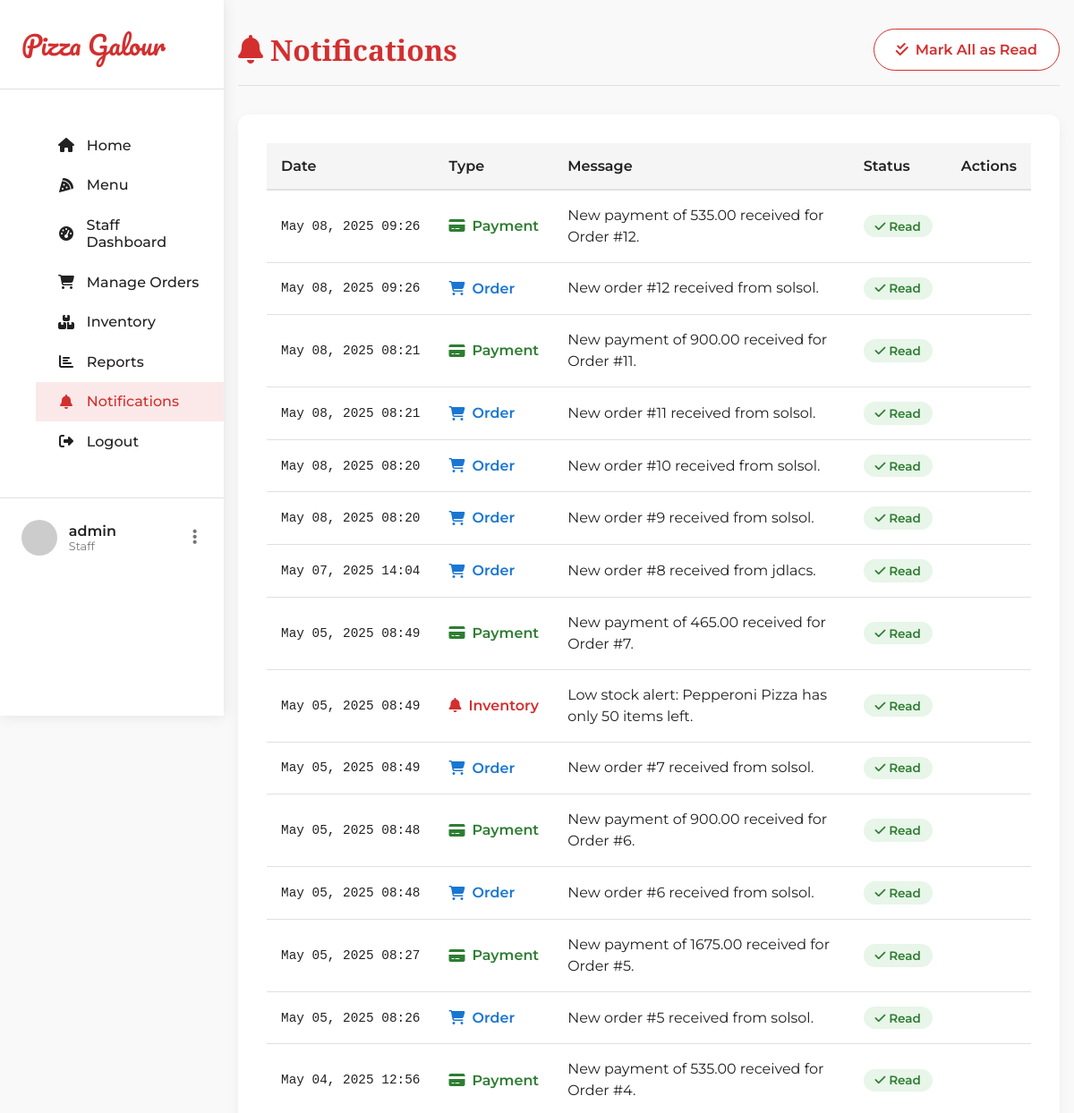
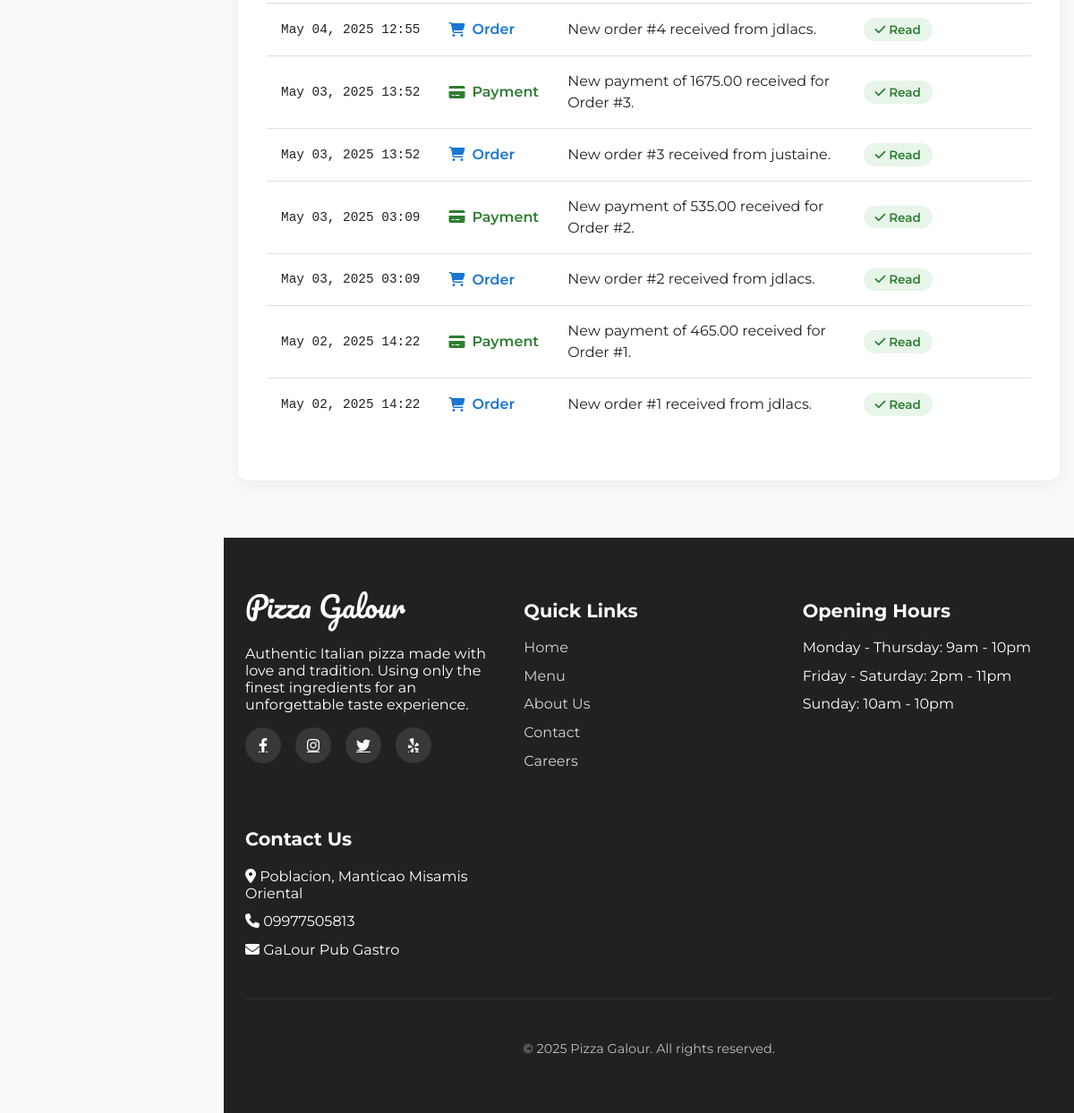
The app's page /notifications/ (signed in) with its own data (2 pictures, top to bottom).
### notifications/models.py (models this page shows, shortened)
class Notification(models.Model):
    NOTIFICATION_TYPES = (
        ('order', 'Order'),
        ('payment', 'Payment'),
        ('inventory', 'Inventory'),
        ('system', 'System'),
    )
    user = models.ForeignKey(
        User,
        on_delete=models.CASCADE,
        related_name='notifications'
    )
    message = models.TextField()
    notification_type = models.CharField(
        max_length=20,
        choices=NOTIFICATION_TYPES,
        default='system'
    )
    is_read = models.BooleanField(default=False)
    created_at = models.DateTimeField(auto_now_add=True)
    class Meta:
        ordering = ['-created_at']

### notifications/views.py (the view)
# urls.py: path('', views.notification_list, name='notification_list'),
@login_required
def notification_list(request):
    notifications = Notification.objects.filter(user=request.user).order_by('-created_at')
    return render(request, 'notifications/notification_list.html', {'notifications': notifications})

### notifications/context_processors.py (called while the page is built)
def notifications(request):
    notifications_list = []
    if request.user.is_authenticated:
        from notifications.models import Notification
        notifications_list = Notification.objects.filter(
            user=request.user,
            is_read=False
        ).order_by('-created_at')
    return {
        'notifications': notifications_list,
        'notification_count': len(notifications_list),
    }

### templates/notifications/notification_list.html (shortened to what this page needs)
{% extends 'base.html' %}
{% block content %}
<div class="notification-container">
    <div class="notification-header">
        <h1 class="notification-title">
            <i class="fas fa-bell"></i> Notifications
        </h1>
        <div>
            {% if notifications %}
                <a href="{% url 'mark_all_notifications_as_read' %}" class="btn-mark-all">
                    <i class="fas fa-check-double"></i> Mark All as Read
                </a>
            {% endif %}
        </div>
    </div>
    <div class="notification-card">
        {% if notifications %}
            <table class="notification-table">
                <thead>
                    <tr>
                        <th>Date</th>
                        <th>Type</th>
                        <th>Message</th>
                        <th>Status</th>
                        <th>Actions</th>
                    </tr>
                </thead>
                <tbody>
                    {% for notification in notifications %}
                        <tr class="{% if not notification.is_read %}notification-unread{% endif %}">
                            <td class="notification-date">{{ notification.created_at|date:"M d, Y H:i" }}</td>
                            <td>
                                <span class="notification-type {% if 'order' in notification.notification_type %}notification-type-order{% elif 'payment' in notification.notification_type %}notification-type-payment{% else %}notification-type-system{% endif %}">
                                    {% if 'order' in notification.notification_type %}
                                        <i class="fas fa-shopping-cart"></i>
                                    {% elif 'payment' in notification.notification_type %}
                                        <i class="fas fa-credit-card"></i>
                                    {% else %}
                                        <i class="fas fa-bell"></i>
                                    {% endif %}
                                    {{ notification.get_notification_type_display }}
                                </span>
                            </td>
                            <td class="notification-message">{{ notification.message }}</td>
                            <td>
                                <span class="notification-status {% if notification.is_read %}status-read{% else %}status-unread{% endif %}">
                                    {% if notification.is_read %}
                                        <i class="fas fa-check"></i> Read
                                    {% else %}
                                        <i class="fas fa-circle"></i> Unread
                                    {% endif %}
                                </span>
                            </td>
                            <td>
                            </td>
                        </tr>
                    {% endfor %}
                </tbody>
            </table>
        {% endif %}
    </div>
</div>
{% endblock %}

### templates/base.html (shortened to what this page needs)
<!DOCTYPE html>
<html lang="en">
<head>
    <link rel="stylesheet" href="https://cdnjs.cloudflare.com/ajax/libs/font-awesome/6.4.0/css/all.min.css">
</head>
<body>
    <div class="page-wrapper">
        <aside class="sidebar">
            <div class="sidebar-header">
                <a href="{% url 'home' %}" class="sidebar-logo">Pizza Galour</a>
            </div>
            <nav class="sidebar-nav">
                <ul>
                    <li class="nav-item">
                        <a href="/" class="nav-link {% if request.path == '/' %}active{% endif %}">
                            <i class="fas fa-home"></i> Home
                        </a>
                    </li>
                    <li class="nav-item">
                        <a href="{% url 'menu' %}" class="nav-link {% if 'menu' in request.path %}active{% endif %}">
                            <i class="fas fa-pizza-slice"></i> Menu
                        </a>
                    </li>
                    {% if user.is_authenticated %}
                        {% if user.is_staff %}
                            <li class="nav-item">
                                <a href="{% url 'dashboard' %}" class="nav-link {% if 'dashboard' in request.path %}active{% endif %}">
                                    <i class="fas fa-tachometer-alt"></i> Staff Dashboard
                                </a>
                            </li>
                            <li class="nav-item">
                                <a href="{% url 'order_list' %}" class="nav-link {% if 'orders' in request.path %}active{% endif %}">
                                    <i class="fas fa-shopping-cart"></i> Manage Orders
                                </a>
                            </li>
                            <li class="nav-item">
                                <a href="{% url 'inventory_list' %}" class="nav-link {% if 'inventory' in request.path %}active{% endif %}">
                                    <i class="fas fa-boxes"></i> Inventory
                                </a>
                            </li>
                            <li class="nav-item">
                                <a href="{% url 'report_list' %}" class="nav-link {% if 'reports' in request.path %}active{% endif %}">
                                    <i class="fas fa-chart-bar"></i> Reports
                                </a>
                            </li>
                            <li class="nav-item">
                                <a href="{% url 'notification_list' %}" class="nav-link {% if 'notifications' in request.path %}active{% endif %}">
                                    <i class="fas fa-bell"></i> Notifications
                                </a>
                            </li>
                        {% endif %}
                        <li class="nav-item">
                            <a href="{% url 'logout' %}" class="nav-link">
                                <i class="fas fa-sign-out-alt"></i> Logout
                            </a>
                        </li>
                    {% endif %}
                </ul>
            </nav>
            {% if request.user.is_authenticated %}
            <div class="user-section">
                <img src="{{ request.user.profile.avatar.url|default:'https://ui-avatars.com/api/?name='|add:request.user.username }}" alt="{{ request.user.username }}" class="user-avatar">
                <div class="user-info">
                    <h4 class="user-name">{{ request.user.get_full_name|default:request.user.username }}</h4>
                    <p class="user-role">{% if request.user.is_staff %}Staff{% else %}Customer{% endif %}</p>
                </div>
                <button class="user-dropdown">
                    <i class="fas fa-ellipsis-v"></i>
                </button>
            </div>
            {% else %}
            <div class="user-section">
                <a href="{% url 'login' %}" class="btn btn-primary" style="width: 100%;">Login</a>
            </div>
            {% endif %}
        </aside>
        <div class="content-wrapper">
            <main>
                {% block content %}{% endblock %}
            </main>
            <footer class="main-footer">
                <div class="container">
                    <div class="footer-content">
                        <div class="footer-section">
                            <span class="footer-logo">Pizza Galour</span>
                            <p>Authentic Italian pizza made with love and tradition. Using only the finest ingredients for an unforgettable taste experience.</p>
                            <div class="footer-social">
                                <a href="#"><i class="fab fa-facebook-f"></i></a>
                                <a href="#"><i class="fab fa-instagram"></i></a>
                                <a href="#"><i class="fab fa-twitter"></i></a>
                                <a href="#"><i class="fab fa-yelp"></i></a>
                            </div>
                        </div>
                        <div class="footer-section">
                            <h3>Quick Links</h3>
                            <ul class="footer-links">
                                <li><a href="{% url 'home' %}">Home</a></li>
                                <li><a href="{% url 'menu' %}">Menu</a></li>
                                <li><a href="#">About Us</a></li>
                                <li><a href="#">Contact</a></li>
                                <li><a href="#">Careers</a></li>
                            </ul>
                        </div>
                        <div class="footer-section">
                            <h3>Opening Hours</h3>
                            <ul class="footer-links">
                                <li>Monday - Thursday: 9am - 10pm</li>
                                <li>Friday - Saturday: 2pm - 11pm</li>
                                <li>Sunday: 10am - 10pm</li>
                            </ul>
                        </div>
                        <div class="footer-section">
                            <h3>Contact Us</h3>
                            <ul class="footer-links">
                                <li><i class="fas fa-map-marker-alt"></i> Poblacion, Manticao Misamis Oriental</li>
                                <li><i class="fas fa-phone"></i> 09977505813</li>
                                <li><i class="fas fa-envelope"></i> GaLour Pub Gastro</li>
                            </ul>
                        </div>
                    </div>
                    <div class="footer-bottom">
                        <p>&copy; {% now "Y" %} Pizza Galour. All rights reserved.</p>
                    </div>
                </div>
            </footer>
        </div>
    </div>
</body>
</html>

### templates/base.html (style rules this page uses)
:root { --primary-color: #d32f2f; --primary-dark: #9a0007; --primary-light: #ff6659; --accent-color: #ffc107; --text-dark: #212121; --text-light: #ffffff; --text-muted: #757575; --background: #f9f9f9; --surface: #ffffff; --border: #e0e0e0; --success: #4caf50; --italian-green: #4caf50; --italian-white: #ffffff; --italian-red: #d32f2f; --card-shadow: 0 8px 24px rgba(0, 0, 0, 0.12); --section-padding: 5rem 0; --sidebar-width: 250px; }
body { font-family: 'Montserrat', sans-serif; margin: 0; padding: 0; overflow-x: hidden; background-color: var(--background); }
.page-wrapper { display: flex; min-height: 100vh; }
.sidebar { width: var(--sidebar-width); background-color: var(--surface); box-shadow: 0 0 15px rgba(0, 0, 0, 0.1); position: fixed; top: 0; left: 0; height: 100vh; z-index: 1000; transition: transform 0.3s ease; overflow-y: auto; }
.content-wrapper { flex: 1; margin-left: var(--sidebar-width); transition: margin-left 0.3s ease; }
.sidebar-header { padding: 1.5rem; border-bottom: 1px solid var(--border); display: flex; align-items: center; justify-content: space-between; }
.sidebar-logo { font-family: 'Pacifico', cursive; font-size: 1.8rem; color: var(--primary-color); text-decoration: none; }
.sidebar-nav { padding: 1.5rem 0; }
.nav-item { list-style: none; }
.nav-link { display: flex; align-items: center; padding: 0.8rem 1.5rem; color: var(--text-dark); text-decoration: none; transition: all 0.3s ease; font-weight: 500; }
.nav-link:hover, .nav-link.active { background-color: rgba(211, 47, 47, 0.1); color: var(--primary-color); }
.nav-link i { margin-right: 0.8rem; width: 20px; text-align: center; }
.user-section { padding: 1.5rem; border-top: 1px solid var(--border); display: flex; align-items: center; }
.user-avatar { width: 40px; height: 40px; border-radius: 50%; object-fit: cover; margin-right: 0.8rem; }
.user-info { flex: 1; }
.user-name { font-weight: 600; margin: 0; color: var(--text-dark); }
.user-role { font-size: 0.8rem; color: var(--text-muted); margin: 0; }
.user-dropdown { background: none; border: none; color: var(--text-muted); cursor: pointer; font-size: 1.2rem; }
.main-footer { background-color: var(--text-dark); color: var(--text-light); padding: 3rem 0; }
.footer-content { display: grid; grid-template-columns: repeat(auto-fit, minmax(250px, 1fr)); gap: 2rem; }
.footer-logo { font-family: 'Pacifico', cursive; font-size: 2rem; color: var(--text-light); margin-bottom: 1rem; display: block; }
.footer-section h3 { margin-bottom: 1.2rem; font-size: 1.3rem; }
.footer-links { list-style: none; padding: 0; margin: 0; }
.footer-links li { margin-bottom: 0.8rem; }
.footer-links a { color: var(--text-light); opacity: 0.8; text-decoration: none; transition: opacity 0.3s ease; }
.footer-social { display: flex; gap: 1rem; margin-top: 1rem; }
.footer-social a { display: flex; align-items: center; justify-content: center; width: 40px; height: 40px; background-color: rgba(255, 255, 255, 0.1); border-radius: 50%; color: var(--text-light); transition: all 0.3s ease; }
.footer-bottom { text-align: center; padding-top: 2rem; margin-top: 2rem; border-top: 1px solid rgba(255, 255, 255, 0.1); font-size: 0.9rem; opacity: 0.7; }
.container { max-width: 1200px; margin: 0 auto; padding: 0 1.5rem; }

### records on screen
Notification: created_at "May 08, 2025 09:26", notification_type "Payment", message "New payment of 535.00 received for Order #12.", is_read True (drawn)
Notification: created_at "May 08, 2025 09:26", notification_type "Order", message "New order #12 received from solsol.", is_read True (drawn)
Notification: created_at "May 08, 2025 08:21", notification_type "Payment", message "New payment of 900.00 received for Order #11.", is_read True (drawn)
Notification: created_at "May 08, 2025 08:21", notification_type "Order", message "New order #11 received from solsol.", is_read True (drawn)
Notification: created_at "May 08, 2025 08:20", notification_type "Order", message "New order #10 received from solsol.", is_read True (drawn)
Notification: created_at "May 08, 2025 08:20", notification_type "Order", message "New order #9 received from solsol.", is_read True (drawn)
Notification: created_at "May 07, 2025 14:04", notification_type "Order", message "New order #8 received from jdlacs.", is_read True (drawn)
Notification: created_at "May 05, 2025 08:49", notification_type "Payment", message "New payment of 465.00 received for Order #7.", is_read True (drawn)
Notification: created_at "May 05, 2025 08:49", notification_type "Inventory", message "Low stock alert: Pepperoni Pizza has only 50 items left.", is_read True (drawn)
Notification: created_at "May 05, 2025 08:49", notification_type "Order", message "New order #7 received from solsol.", is_read True (drawn)
Notification: created_at "May 05, 2025 08:48", notification_type "Payment", message "New payment of 900.00 received for Order #6.", is_read True (drawn)
Notification: created_at "May 05, 2025 08:48", notification_type "Order", message "New order #6 received from solsol.", is_read True (drawn)
Notification: created_at "May 05, 2025 08:27", notification_type "Payment", message "New payment of 1675.00 received for Order #5.", is_read True (drawn)
Notification: created_at "May 05, 2025 08:26", notification_type "Order", message "New order #5 received from solsol.", is_read True (drawn)
Notification: created_at "May 04, 2025 12:56", notification_type "Payment", message "New payment of 535.00 received for Order #4.", is_read True (drawn)
Notification: created_at "May 04, 2025 12:55", notification_type "Order", message "New order #4 received from jdlacs.", is_read True (drawn)
Notification: created_at "May 03, 2025 13:52", notification_type "Payment", message "New payment of 1675.00 received for Order #3.", is_read True (drawn)
Notification: created_at "May 03, 2025 13:52", notification_type "Order", message "New order #3 received from justaine.", is_read True (drawn)
Notification: created_at "May 03, 2025 03:09", notification_type "Payment", message "New payment of 535.00 received for Order #2.", is_read True (drawn)
Notification: created_at "May 03, 2025 03:09", notification_type "Order", message "New order #2 received from jdlacs.", is_read True (drawn)
Notification: created_at "May 02, 2025 14:22", notification_type "Payment", message "New payment of 465.00 received for Order #1.", is_read True (drawn)
Notification: created_at "May 02, 2025 14:22", notification_type "Order", message "New order #1 received from jdlacs.", is_read True (drawn)

### other values on screen
{{ request.user.get_full_name|default:request.user.username }} "admin"
